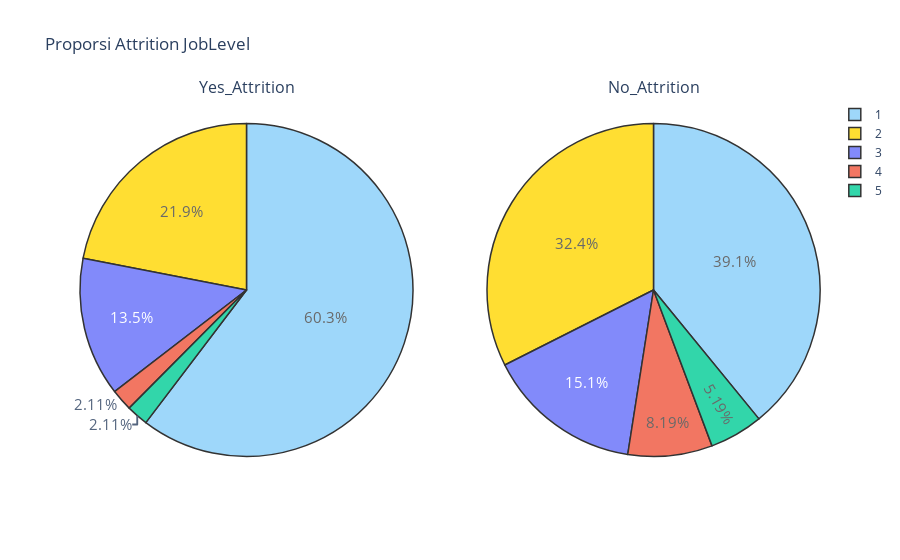

Notebook source saved alongside this figure:
### Code cell
fig = make_subplots(1, 2, specs=[[{'type':'domain'}, {'type':'domain'}]], subplot_titles=['Yes_Attrition', 'No_Attrition'])
Yes_Attrition = df[(df['Attrition'] == 1)]['JobLevel'].value_counts()
No_Attrition = df[(df['Attrition'] == 0)]['JobLevel'].value_counts()

fig.add_trace(go.Pie(labels = [1, 2, 3, 4, 5], values = Yes_Attrition,
                     textfont=dict(size=15), opacity = 0.8,
                     name='Yes_Attrition',
                     marker=dict(colors=['lightskyblue','gold'], 
                                 line=dict(color='#000000', width=1.5))), 1, 1 )
fig.add_trace(go.Pie(labels = [1, 2, 3, 4, 5], values = No_Attrition, 
                     textfont=dict(size=15), opacity = 0.8,
                     name='No_Attrition',
                     marker=dict(colors=['lightskyblue','gold'],
                                 line=dict(color='#000000', width=1.5))), 1, 2)


fig.update_layout(title_text =  'Proporsi Attrition JobLevel')
           
#fig = dict(data = [trace, trace2], layout=layout)
py.iplot(fig)

### Figure 1 — Plotly figure (JSON) as saved in the notebook; plotly's stock layout.template omitted (floating-point values rounded to 4 significant figures)
{"data": [{"domain": {"x": [0, 0.45], "y": [0, 1]}, "labels": [1, 2, 3, 4, 5], "marker": {"colors": ["lightskyblue", "gold"], "line": {"color": "#000000", "width": 1.5}}, "name": "Yes_Attrition", "opacity": 0.8, "textfont": {"size": 15}, "type": "pie", "values": [143, 52, 32, 5, 5]}, {"domain": {"x": [0.55, 1], "y": [0, 1]}, "labels": [1, 2, 3, 4, 5], "marker": {"colors": ["lightskyblue", "gold"], "line": {"color": "#000000", "width": 1.5}}, "name": "No_Attrition", "opacity": 0.8, "textfont": {"size": 15}, "type": "pie", "values": [482, 400, 186, 101, 64]}], "layout": {"annotations": [{"font": {"size": 16}, "showarrow": false, "text": "Yes_Attrition", "x": 0.225, "xanchor": "center", "xref": "paper", "y": 1, "yanchor": "bottom", "yref": "paper"}, {"font": {"size": 16}, "showarrow": false, "text": "No_Attrition", "x": 0.775, "xanchor": "center", "xref": "paper", "y": 1, "yanchor": "bottom", "yref": "paper"}], "title": {"text": "Proporsi Attrition JobLevel"}}}
